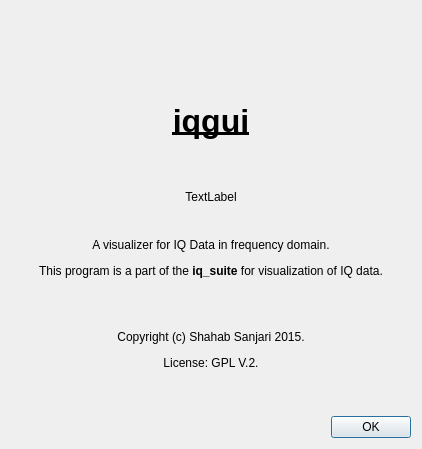
<?xml version="1.0" encoding="UTF-8"?>
<ui version="4.0">
 <class>AbooutDialog</class>
 <widget class="QDialog" name="AbooutDialog">
  <property name="geometry">
   <rect>
    <x>0</x>
    <y>0</y>
    <width>422</width>
    <height>449</height>
   </rect>
  </property>
  <property name="windowTitle">
   <string>Dialog</string>
  </property>
  <property name="windowIcon">
   <iconset resource="gui.qrc">
    <normaloff>:/icons/icon.png</normaloff>:/icons/icon.png</iconset>
  </property>
  <layout class="QVBoxLayout" name="verticalLayout">
   <item>
    <widget class="QLabel" name="label">
     <property name="text">
      <string/>
     </property>
     <property name="pixmap">
      <pixmap resource="gui.qrc">:/icons/icon_128x128.png</pixmap>
     </property>
     <property name="alignment">
      <set>Qt::AlignCenter</set>
     </property>
    </widget>
   </item>
   <item>
    <widget class="QLabel" name="labelTitle">
     <property name="text">
      <string>&lt;html&gt;&lt;head/&gt;&lt;body&gt;&lt;p align=&quot;center&quot;&gt;&lt;span style=&quot; font-size:24pt; font-weight:600; text-decoration: underline;&quot;&gt;iqgui&lt;/span&gt;&lt;/p&gt;&lt;/body&gt;&lt;/html&gt;</string>
     </property>
    </widget>
   </item>
   <item>
    <widget class="QLabel" name="labelVersion">
     <property name="text">
      <string>TextLabel</string>
     </property>
     <property name="alignment">
      <set>Qt::AlignCenter</set>
     </property>
    </widget>
   </item>
   <item>
    <widget class="QLabel" name="labelDescription">
     <property name="text">
      <string>&lt;html&gt;&lt;head/&gt;&lt;body&gt;&lt;p align=&quot;center&quot;&gt;A visualizer for IQ Data in frequency domain.&lt;/p&gt;&lt;p align=&quot;center&quot;&gt;This program is a part of the &lt;span style=&quot; font-weight:600;&quot;&gt;iq_suite&lt;/span&gt; for visualization of IQ data.&lt;/p&gt;&lt;p align=&quot;center&quot;&gt;&lt;br/&gt;&lt;/p&gt;&lt;p align=&quot;center&quot;&gt;Copyright (c) Shahab Sanjari 2015.&lt;/p&gt;&lt;p align=&quot;center&quot;&gt;License: GPL V.2.&lt;/p&gt;&lt;p align=&quot;center&quot;&gt;&lt;br/&gt;&lt;/p&gt;&lt;/body&gt;&lt;/html&gt;</string>
     </property>
    </widget>
   </item>
   <item>
    <layout class="QHBoxLayout" name="horizontalLayout">
     <item>
      <spacer name="horizontalSpacer">
       <property name="orientation">
        <enum>Qt::Horizontal</enum>
       </property>
       <property name="sizeHint" stdset="0">
        <size>
         <width>40</width>
         <height>20</height>
        </size>
       </property>
      </spacer>
     </item>
     <item>
      <widget class="QPushButton" name="pushButton_ok">
       <property name="text">
        <string>OK</string>
       </property>
      </widget>
     </item>
    </layout>
   </item>
  </layout>
 </widget>
 <resources>
  <include location="gui.qrc"/>
  <include location="rsrc/iq_suite.qrc"/>
 </resources>
 <connections>
  <connection>
   <sender>pushButton_ok</sender>
   <signal>pressed()</signal>
   <receiver>AbooutDialog</receiver>
   <slot>close()</slot>
   <hints>
    <hint type="sourcelabel">
     <x>210</x>
     <y>282</y>
    </hint>
    <hint type="destinationlabel">
     <x>210</x>
     <y>151</y>
    </hint>
   </hints>
  </connection>
 </connections>
</ui>
